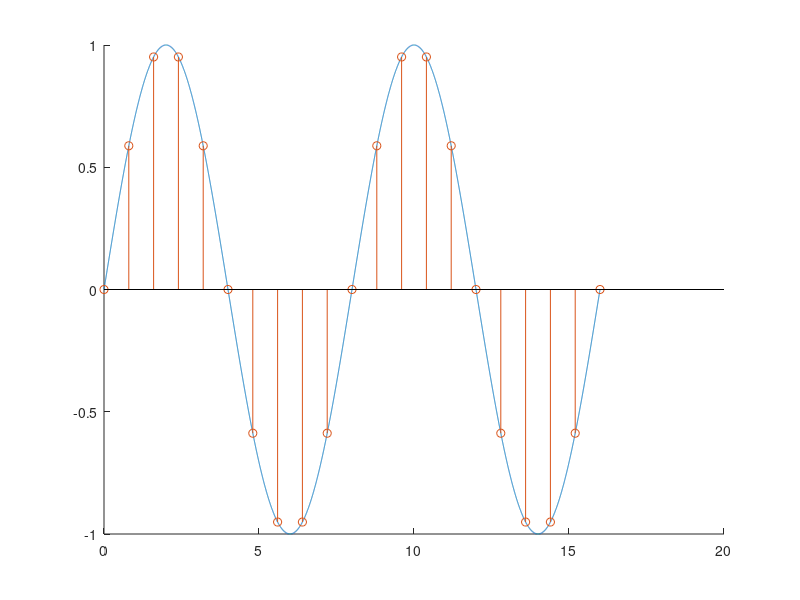

MATLAB code to generate this figure:
clear all;
clc;

f=100;
fs=800;
T=fs/f;
t=0:0.001:2*T;

x=sin(2*pi*(f/fs)*t);
hold on;
plot(t,x);

n=0:T/10:2*T;
y=sin(2*pi*(f/fs)*n);
stem(n,y);
hold off;